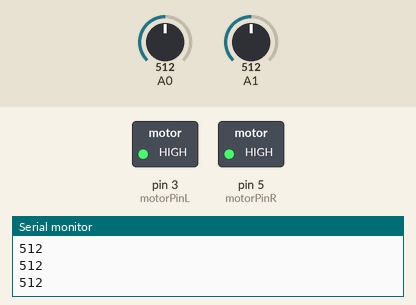
Recording of a sketch running on a simulated Arduino Uno, built with avr-gcc and run on an emulated ATmega328P. Parts: switched loads named in the sketch (green lamp = pin HIGH), the last lines printed to the serial monitor. Inputs (shaded band) come from the test bench; at power-on: A1 = 512, A0 = 512.

Above: at 1.2 s.
1.3 s: A1 set to 808
2.8 s: A1 set to 833
At 3.7 s:
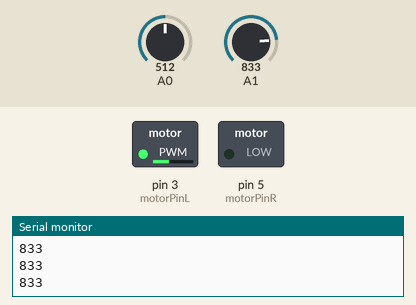
4.3 s: A0 set to 809
5.8 s: A0 set to 832
At 7.2 s:
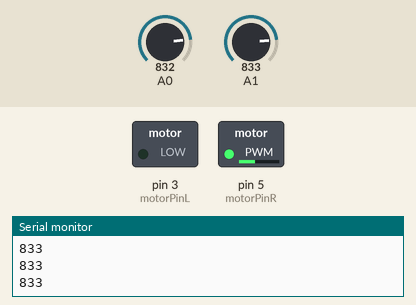
Timing chart, 0 to 8.3 s (numbered marks = the images above; inputs shaded):
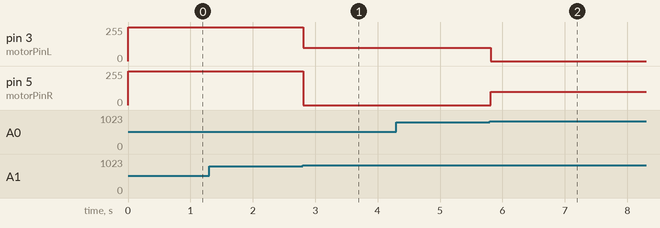

Measured:
- the behaviour switches between 818 and 819 on A1 (found by bisection; images 0 and 1)
- the behaviour switches between 818 and 819 on A0 (found by bisection; images 1 and 2)
- after the input at 2.8 s, pin 3 (motorPinL): 255/255 → 100/255 at once; pin 5 (motorPinR): 255/255 → 0/255 at once
- after the input at 5.8 s, pin 3 (motorPinL): 100/255 → 0/255 at once; pin 5 (motorPinR): 0/255 → 100/255 at once

The sketch:

motor_b7.ino
```cpp
//April 14th
//infra red sensor robot.
//important!!!
//left sensor-----A0
//right sensor----A1
//left wheel------3
//right wheel-----5
//mind to reverse one of the wheels' polarity in order to make sure that the robot goes forward.
//right wheel: a19 c24
int motorPinL = 3;
int motorPinR = 5;
/*int speed1 = 0;
int speed2 =0;*/
int sensorValueL = 0;
int sensorValueR = 0;
void setup() {

//
Serial.begin(9600);
  }
void loop()  {
 int sensorValueL = analogRead(A0);
 int sensorValueR = analogRead(A1);
 /*float voltage = sensorValueL * (5.0 / 1023.0);*/
 Serial.println(sensorValueR);
 /*if (sensorValue > 3 ){
  speed1 = 100
  speed2 = 100
  analogWrite(motorPin1, 100);
  analogWrite(motorPin2, 100);
 }else{
  speed1 = 40;
  speed2 = 0;
  analogWrite(motorPin1, 0);
  analogWrite(motorPin2, 40);
 }*/
 if (sensorValueL > 818){
  analogWrite(motorPinL, 0);
  analogWrite(motorPinR, 100);
 }else if (sensorValueR > 818){
    analogWrite(motorPinL, 100);
    analogWrite(motorPinR, 0);
 }else{
  analogWrite(motorPinL, 255);
  analogWrite(motorPinR, 255);
 }

}
```
